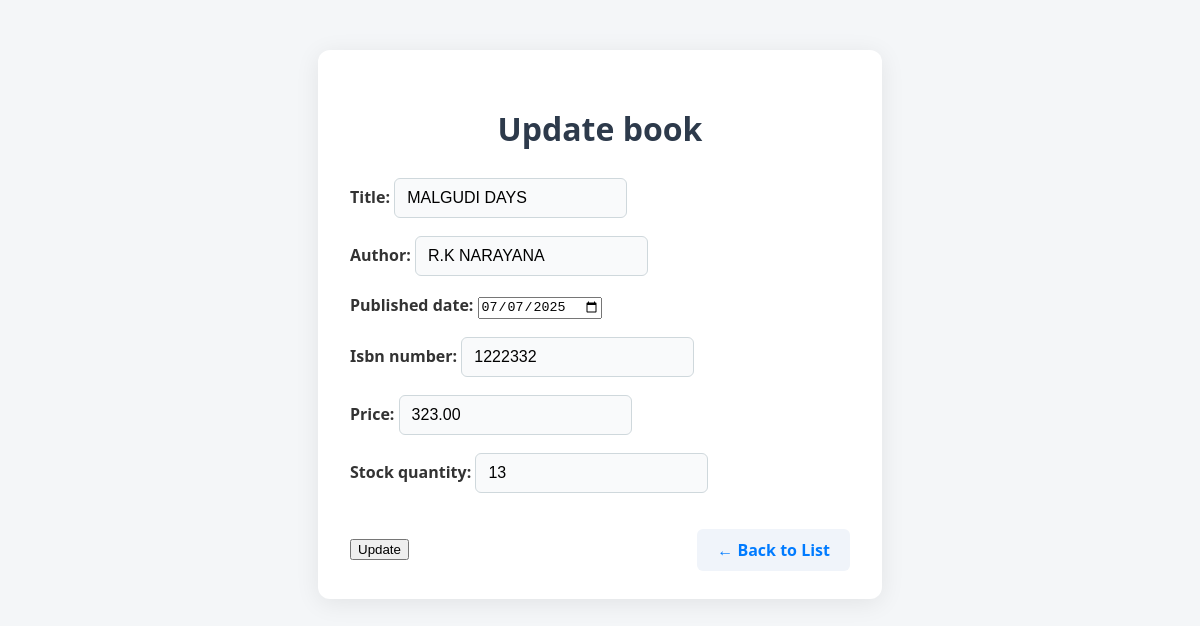
Page /book/7/ on the committed database.
### bookstore_inventory/models.py (models this page shows, shortened)
class Books(models.Model):
    title = models.CharField(max_length=200)
    author = models.CharField(max_length=100)
    published_date = models.DateField()
    isbn_number = models.CharField(max_length=13, unique=True)
    price = models.DecimalField(max_digits=10, decimal_places=2)
    stock_quantity = models.IntegerField()

### bookstore_inventory/views.py (the view)
# urls.py: path('book/<int:books_id>/',views.update_book,name='update_book'),
def update_book(request, books_id):
    books = get_object_or_404(Books, id=books_id)
    if request.method == 'POST':
                form = BookForm(request.POST, instance=books)
                if form.is_valid():
                    form.save()
                    return redirect('book_list')
    else:
        form = BookForm(instance=books)
    return render(request, 'inventory/update.html', {'form': form,'form.instance.pk': True})

### bookstore_inventory/forms.py
class BookForm(forms.ModelForm):
    class Meta:
        model = Books
        fields = ['title', 'author', 'published_date', 'isbn_number', 'price', 'stock_quantity']
        widgets = {
            'published_date': forms.DateInput(attrs={'type': 'date'}),
            'price': forms.NumberInput(attrs={'step': '0.01'}),
            'stock_quantity': forms.NumberInput(attrs={'min': '0'}),
        }

### bookstore_inventory/templates/inventory/update.html (shortened to what this page needs)
<!DOCTYPE html>
<html lang="en">
<head>
</head>
<body>
    <div class="container">
        <h1>Update book</h1>
        <form method="post">
            {% for field in form %}
                <div>
                    {{ field.label_tag }}
                    {{ field }}
                </div>
            {% endfor %}
            <div class="form-actions">
                <button type="submit">{% if form.instance.pk %}Update{% else %}Save{% endif %}</button>
                    <a href="{% url 'book_list' %}" class="back-btn">← Back to List</a>
            </div>
        </form>
    </div>
</body>
</html>

### bookstore_inventory/templates/inventory/update.html (style rules this page uses)
body { font-family: 'Segoe UI', Tahoma, Geneva, Verdana, sans-serif; background: #f4f6f8; margin: 0; padding: 0; }
.container { max-width: 500px; margin: 50px auto; background: #fff; border-radius: 12px; box-shadow: 0 4px 24px rgba(0,0,0,0.08); padding: 36px 32px 28px 32px; }
h1 { text-align: center; color: #2d3a4b; margin-bottom: 28px; }
form { display: flex; flex-direction: column; gap: 18px; }
label { font-weight: 600; color: #333; margin-bottom: 6px; }
input[type="text"], input[type="number"] { padding: 10px 12px; border: 1px solid #cfd8dc; border-radius: 6px; font-size: 1em; background: #f9fafb; transition: border 0.2s; }
.form-actions { display: flex; justify-content: space-between; align-items: center; margin-top: 18px; }
.back-btn { background: #f0f4fa; color: #007bff; padding: 10px 20px; border: none; border-radius: 6px; text-decoration: none; font-weight: 600; transition: background 0.2s; }

### rows in the picture
Books: form "MALGUDI DAYS" "R.K NARAYANA" "07/07/2025" "1222332" "323.00" "13"

### other values in the picture
{{ field.label_tag }} "Title:" "Author:" "Published date:" "Isbn number:" "Price:" "Stock quantity:"
